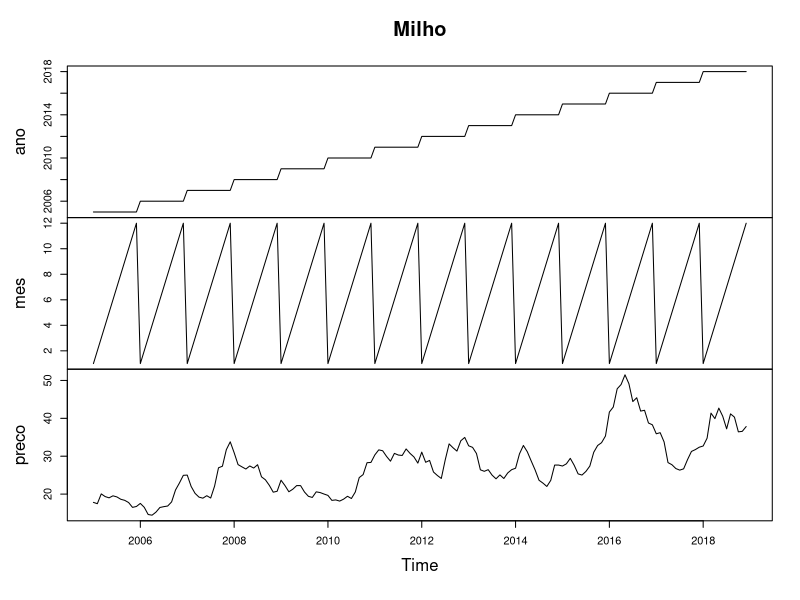
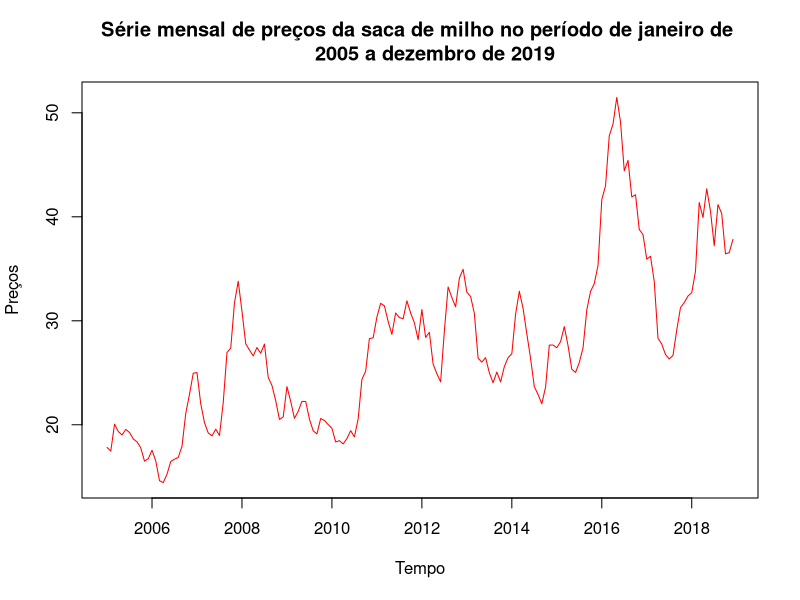
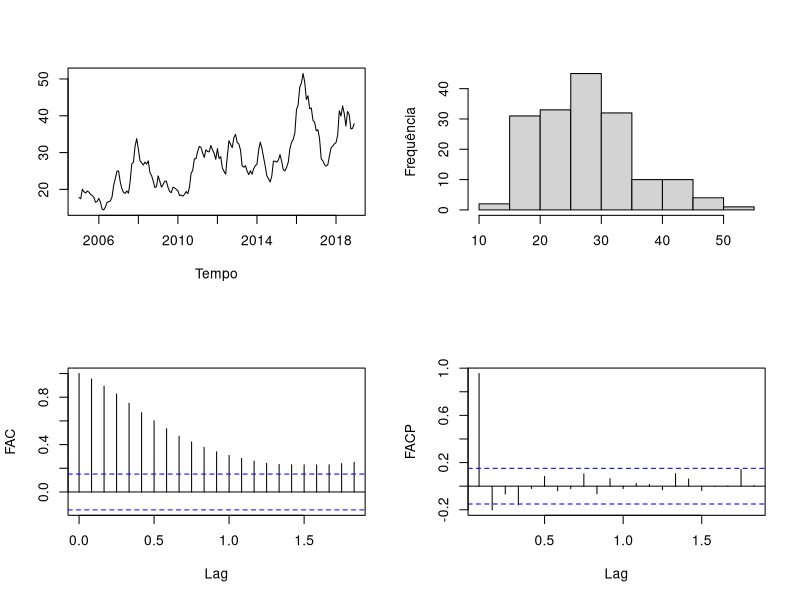
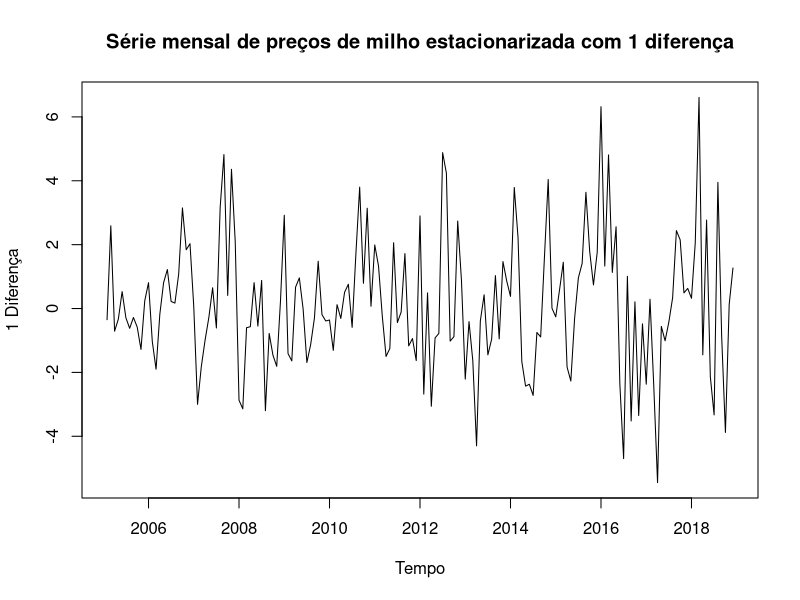
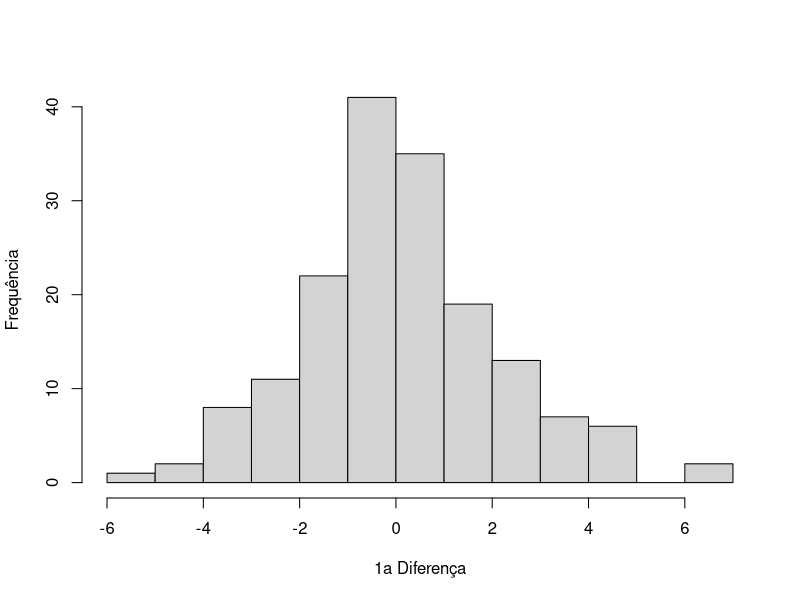
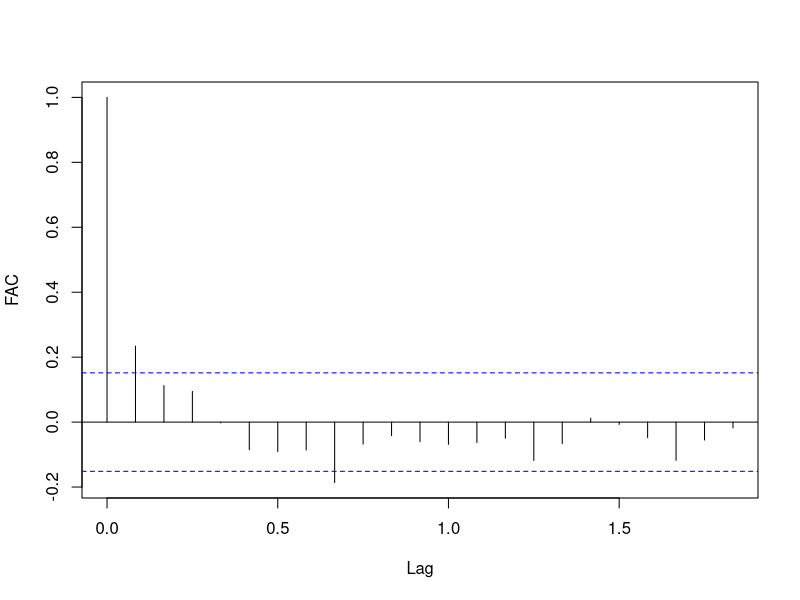
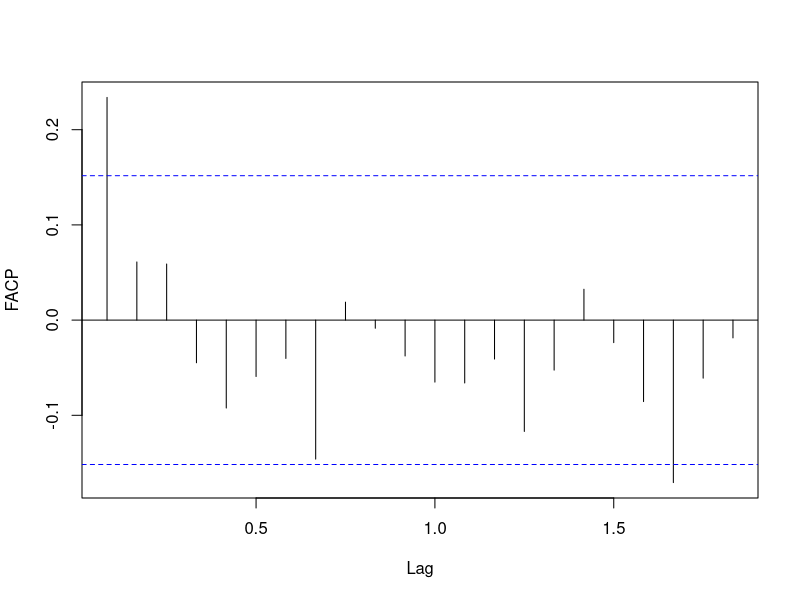
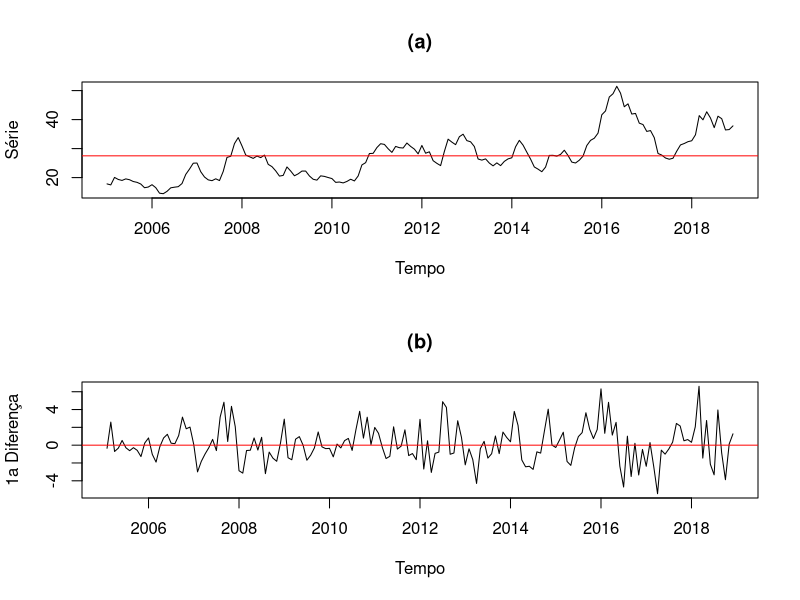

Write the R code that produced these figures, in order.
## ---- chunk 1
knitr::opts_chunk$set(echo = TRUE,
                      erro=TRUE,
                      comment = " ",
message = FALSE,                warning = FALSE)
library(readxl)#pacote para ler arquivo excel
require(forecast)#pacote para realizar previsões ou modelos de séries temporais
require(timeSeries)# pacote para transformar uma base de dados em uma série temporal
## ---- chunk 2
rm(list = ls())
milho <- read_excel("milho.xlsx", col_types = c("numeric", "numeric", "numeric"))
## ---- chunk 3
Milho <- ts(milho, start= c(2005,1), end = c(2018,12), frequency= 12)
## ---- chunk 4
class(Milho)
## ---- chunk 5
plot(Milho)
## ---- chunk 6
pmilho <- Milho [,3]
## ---- chunk 7
plot(pmilho,xlab='Tempo',ylab='Preços', 
     main = "Série mensal de preços da saca de milho no período de janeiro de 
     2005 a dezembro de 2019", 
     type= "l", col= "red") 
## ---- chunk 8
par(mfrow=c(2,2)) 
plot(pmilho,xlab='Tempo',ylab='')
hist(pmilho,main='',ylab="Frequência",xlab="")
acf(pmilho, main='',ylab="FAC")
pacf(pmilho, main='',ylab="FACP")
## ---- chunk 9
ndiffs(pmilho,alpha=0.05,test="adf") 

d1s <- diff(pmilho, differences = 1)

par(mfrow=c(1,1)) 
plot(d1s,xlab='Tempo',ylab='1 Diferença', 
     main= "Série mensal de preços de milho estacionarizada com 1 diferença" )
hist(d1s,main='',ylab='Frequência',
     xlab='1a Diferença')
acf(d1s,main='',ylab='FAC') #Média móvel
pacf(d1s,main='',ylab='FACP') #Lag
## ---- chunk 10
par(mfrow=c(2,1))
plot(pmilho,xlab='Tempo',ylab='Série', main='(a)')
abline(h=mean(pmilho),col='red')
plot(d1s,xlab='Tempo',ylab='1a Diferença', main='(b)')
abline(h=0,col='red')
## ---- chunk 11
milho2 <- read_excel("milho2.xlsx", 
                     col_types = c("numeric", "numeric", "numeric"))

ano2 <- ts(milho2, start= c(2019,1), 
           end = c(2019,12), frequency= 12)


a <- milho2 [, 3]


fit6<- forecast::Arima(pmilho, order=c(1,1,1))
fcast_cons6 <-forecast(fit6, h= 12)
autoplot(fcast_cons6, ylab="Preço", 
         xlab= "Tempo", 
         main= "Previsão do preço da saca de milho para o ano de 2020")

data.frame(a, fcast_cons6)

teste3<- data.frame(x=milho$preco,
                    y=c(fcast_cons6$fitted,fcast_cons6$mean))
matplot(teste3, type="l",col=1:2, lwd=2)
